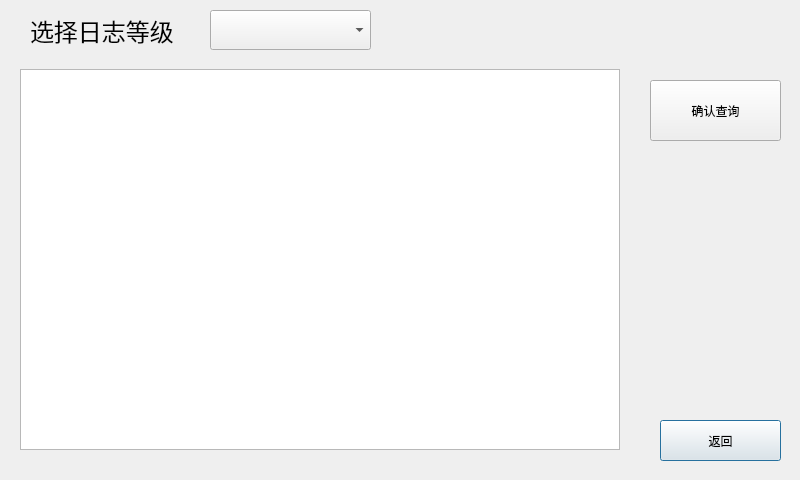
<?xml version="1.0" encoding="UTF-8"?>
<ui version="4.0">
 <class>log_i</class>
 <widget class="QDialog" name="log_i">
  <property name="geometry">
   <rect>
    <x>0</x>
    <y>0</y>
    <width>800</width>
    <height>480</height>
   </rect>
  </property>
  <property name="windowTitle">
   <string>Dialog</string>
  </property>
  <property name="styleSheet">
   <string notr="true">#log_i{background-image: url(:/new/prefix1/log_1.png);}</string>
  </property>
  <widget class="QPushButton" name="pushButton">
   <property name="geometry">
    <rect>
     <x>660</x>
     <y>420</y>
     <width>121</width>
     <height>41</height>
    </rect>
   </property>
   <property name="text">
    <string>返回</string>
   </property>
  </widget>
  <widget class="QComboBox" name="comboBox_grade">
   <property name="geometry">
    <rect>
     <x>210</x>
     <y>10</y>
     <width>161</width>
     <height>40</height>
    </rect>
   </property>
   <property name="minimumSize">
    <size>
     <width>30</width>
     <height>40</height>
    </size>
   </property>
   <property name="sizeAdjustPolicy">
    <enum>QComboBox::AdjustToMinimumContentsLength</enum>
   </property>
   <property name="iconSize">
    <size>
     <width>16</width>
     <height>16</height>
    </size>
   </property>
  </widget>
  <widget class="QPushButton" name="pushButton_query">
   <property name="geometry">
    <rect>
     <x>650</x>
     <y>80</y>
     <width>131</width>
     <height>61</height>
    </rect>
   </property>
   <property name="text">
    <string>确认查询</string>
   </property>
  </widget>
  <widget class="QTextEdit" name="textEdit">
   <property name="geometry">
    <rect>
     <x>20</x>
     <y>69</y>
     <width>600</width>
     <height>381</height>
    </rect>
   </property>
   <property name="styleSheet">
    <string notr="true"/>
   </property>
  </widget>
  <widget class="QLabel" name="label">
   <property name="geometry">
    <rect>
     <x>30</x>
     <y>10</y>
     <width>161</width>
     <height>41</height>
    </rect>
   </property>
   <property name="text">
    <string>&lt;html&gt;&lt;head/&gt;&lt;body&gt;&lt;p&gt;&lt;span style=&quot; font-size:18pt;&quot;&gt;选择日志等级&lt;/span&gt;&lt;/p&gt;&lt;/body&gt;&lt;/html&gt;</string>
   </property>
  </widget>
 </widget>
 <resources/>
 <connections/>
</ui>
